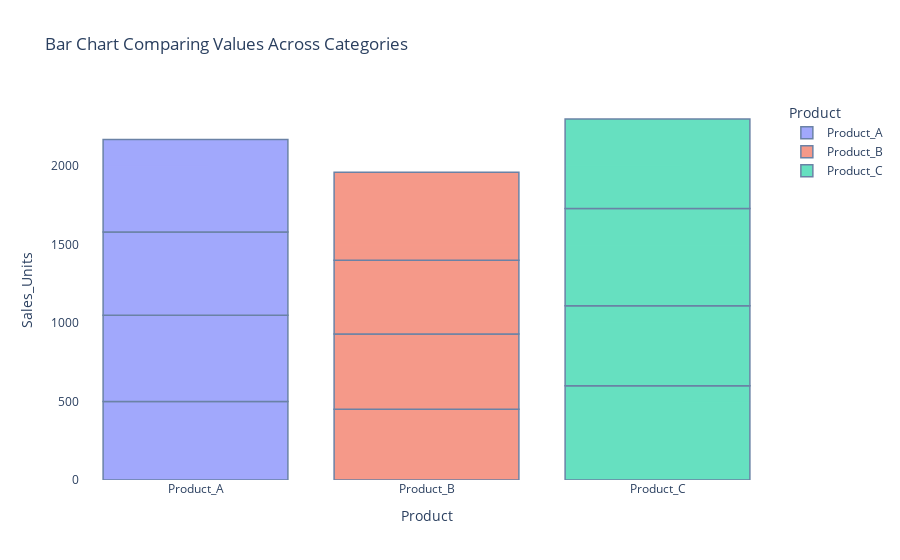
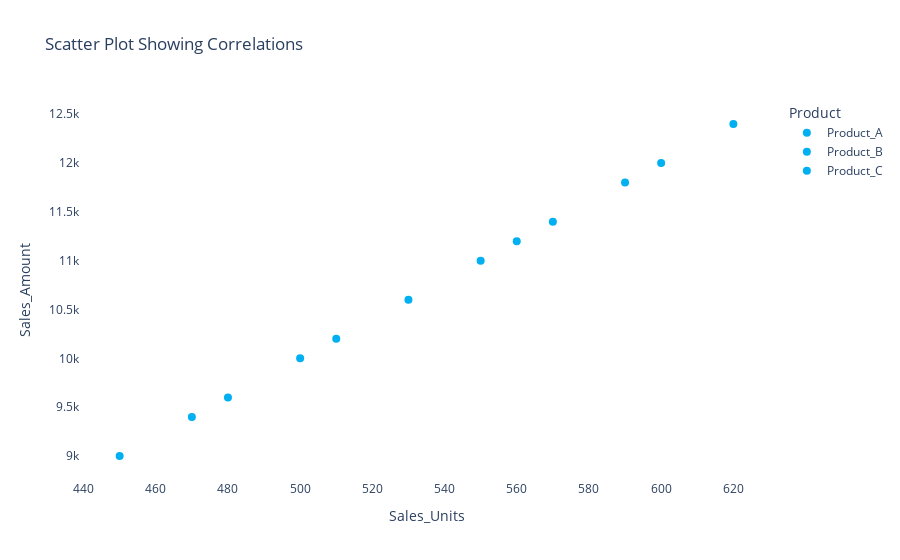
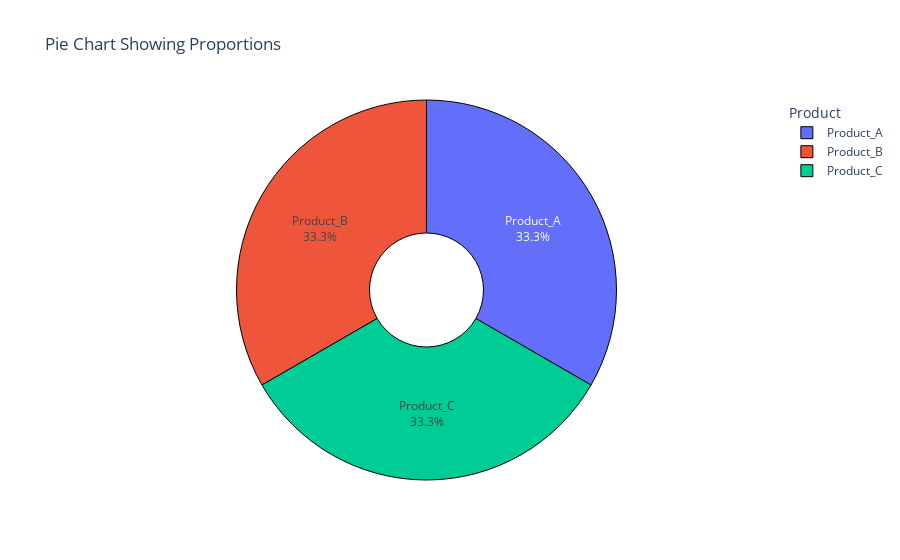

Source (notebook cell) for these figures, in order:
### Code cell
generate("data3.csv")

### Figure 1 — Plotly figure (JSON) as saved in the notebook; plotly's stock layout.template omitted (floating-point values rounded to 4 significant figures)
{"data": [{"alignmentgroup": "True", "hovertemplate": "Product=%{x}<br>Sales_Units=%{y}<extra></extra>", "legendgroup": "Product_A", "marker": {"color": "#636efa", "line": {"color": "rgb(8,48,107)", "width": 1.5}, "pattern": {"shape": ""}}, "name": "Product_A", "offsetgroup": "Product_A", "opacity": 0.6, "orientation": "v", "showlegend": true, "textposition": "auto", "type": "bar", "x": ["Product_A", "Product_A", "Product_A", "Product_A"], "xaxis": "x", "y": [500, 550, 530, 590], "yaxis": "y"}, {"alignmentgroup": "True", "hovertemplate": "Product=%{x}<br>Sales_Units=%{y}<extra></extra>", "legendgroup": "Product_B", "marker": {"color": "#EF553B", "line": {"color": "rgb(8,48,107)", "width": 1.5}, "pattern": {"shape": ""}}, "name": "Product_B", "offsetgroup": "Product_B", "opacity": 0.6, "orientation": "v", "showlegend": true, "textposition": "auto", "type": "bar", "x": ["Product_B", "Product_B", "Product_B", "Product_B"], "xaxis": "x", "y": [450, 480, 470, 560], "yaxis": "y"}, {"alignmentgroup": "True", "hovertemplate": "Product=%{x}<br>Sales_Units=%{y}<extra></extra>", "legendgroup": "Product_C", "marker": {"color": "#00cc96", "line": {"color": "rgb(8,48,107)", "width": 1.5}, "pattern": {"shape": ""}}, "name": "Product_C", "offsetgroup": "Product_C", "opacity": 0.6, "orientation": "v", "showlegend": true, "textposition": "auto", "type": "bar", "x": ["Product_C", "Product_C", "Product_C", "Product_C"], "xaxis": "x", "y": [600, 510, 620, 570], "yaxis": "y"}], "layout": {"barmode": "relative", "legend": {"title": {"text": "Product"}, "tracegroupgap": 0}, "paper_bgcolor": "rgba(0,0,0,0)", "plot_bgcolor": "rgba(0,0,0,0)", "showlegend": true, "title": {"text": "Bar Chart Comparing Values Across Categories"}, "xaxis": {"anchor": "y", "categoryarray": ["Product_A", "Product_B", "Product_C"], "categoryorder": "array", "domain": [0, 1], "title": {"text": "Product"}}, "yaxis": {"anchor": "x", "domain": [0, 1], "title": {"text": "Sales_Units"}}}}

### Figure 2 — Plotly figure (JSON) as saved in the notebook; plotly's stock layout.template omitted (floating-point values rounded to 4 significant figures)
{"data": [{"hovertemplate": "Product=Product_A<br>Sales_Units=%{x}<br>Sales_Amount=%{y}<extra></extra>", "legendgroup": "Product_A", "marker": {"color": "rgb(0, 176, 240)", "size": 8, "symbol": "circle"}, "mode": "markers", "name": "Product_A", "orientation": "v", "showlegend": true, "type": "scatter", "x": [500, 550, 530, 590], "xaxis": "x", "y": [10000, 11000, 10600, 11800], "yaxis": "y"}, {"hovertemplate": "Product=Product_B<br>Sales_Units=%{x}<br>Sales_Amount=%{y}<extra></extra>", "legendgroup": "Product_B", "marker": {"color": "rgb(0, 176, 240)", "size": 8, "symbol": "circle"}, "mode": "markers", "name": "Product_B", "orientation": "v", "showlegend": true, "type": "scatter", "x": [450, 480, 470, 560], "xaxis": "x", "y": [9000, 9600, 9400, 11200], "yaxis": "y"}, {"hovertemplate": "Product=Product_C<br>Sales_Units=%{x}<br>Sales_Amount=%{y}<extra></extra>", "legendgroup": "Product_C", "marker": {"color": "rgb(0, 176, 240)", "size": 8, "symbol": "circle"}, "mode": "markers", "name": "Product_C", "orientation": "v", "showlegend": true, "type": "scatter", "x": [600, 510, 620, 570], "xaxis": "x", "y": [12000, 10200, 12400, 11400], "yaxis": "y"}], "layout": {"legend": {"title": {"text": "Product"}, "tracegroupgap": 0}, "paper_bgcolor": "rgba(0,0,0,0)", "plot_bgcolor": "rgba(0,0,0,0)", "showlegend": true, "title": {"text": "Scatter Plot Showing Correlations"}, "xaxis": {"anchor": "y", "domain": [0, 1], "title": {"text": "Sales_Units"}}, "yaxis": {"anchor": "x", "domain": [0, 1], "title": {"text": "Sales_Amount"}}}}

### Figure 3 — Plotly figure (JSON) as saved in the notebook; plotly's stock layout.template omitted (floating-point values rounded to 4 significant figures)
{"data": [{"domain": {"x": [0, 1], "y": [0, 1]}, "hole": 0.3, "hovertemplate": "Product=%{label}<extra></extra>", "labels": ["Product_A", "Product_B", "Product_C", "Product_A", "Product_B", "Product_C", "Product_A", "Product_B", "Product_C", "Product_A", "Product_B", "Product_C"], "legendgroup": "", "marker": {"line": {"color": "#000000", "width": 1}}, "name": "", "showlegend": true, "textfont": {"size": 12}, "textinfo": "percent+label", "type": "pie"}], "layout": {"legend": {"title": {"text": "Product"}, "tracegroupgap": 0}, "paper_bgcolor": "rgba(0,0,0,0)", "plot_bgcolor": "rgba(0,0,0,0)", "showlegend": true, "title": {"text": "Pie Chart Showing Proportions"}}}
